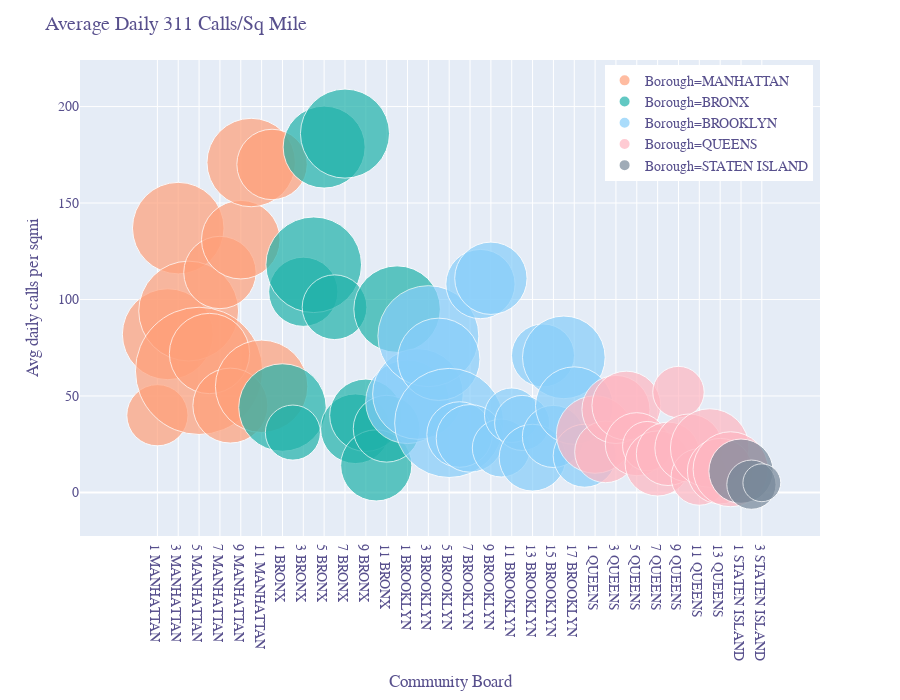

The cell this chart's notebook holds for it:
### Markdown cell above
The bubble plot below visualizes the average daily calls per square mile for each community board. The color of the points varies based on borough, while the size varies based on the crime rate per 1000 residents. Larger points indicate a higher crime rate. This feature will allow for the visualization of any relationship between crime rate and daily average call volume.

### Code cell
bubble_fig = px.scatter(ind_with_avg_calls, x="community_board",  
                 y="Avg daily calls per sqmi", color="Borough", height=700,
                 size='crime_per_1000', size_max=90, color_discrete_sequence=[
                                        "lightsalmon", "lightseagreen", 
                                        "lightskyblue", "lightpink", 
                                        "lightslategray"])

bubble_fig.update_layout(hovermode='x',
                  title="Average Daily 311 Calls/Sq Mile",
                  xaxis_title="Community Board",
                  font=dict(family="silom",
                  size=14, color="#58508d", 
                  ))

bubble_fig.update_layout(legend=dict(
    yanchor="top",
    y=0.99,
    xanchor="right",
    x=0.99
))

bubble_fig.show()

### Figure 1 — Plotly figure (JSON) as saved in the notebook; plotly's stock layout.template omitted (floating-point values rounded to 4 significant figures)
{"data": [{"hovertemplate": "Borough=MANHATTAN<br>community_board=%{x}<br>Avg daily calls per sqmi=%{y}<br>crime_per_1000=%{marker.size}", "showlegend": true, "legendgroup": "Borough=MANHATTAN", "name": "Borough=MANHATTAN", "yaxis": "y", "y": [40, 82, 137, 94, 63, 72, 114, 45, 131, 171, 55, 170], "hoverlabel": {"namelength": 0}, "mode": "markers", "xaxis": "x", "marker": {"color": "lightsalmon", "sizemode": "area", "symbol": "circle", "sizeref": 0.00363, "size": [6.8, 15, 15.2, 18.1, 29.4, 11.7, 9.5, 10.2, 11.2, 14.2, 15.5, 9]}, "x": ["1 MANHATTAN", "2 MANHATTAN", "3 MANHATTAN", "4 MANHATTAN", "5 MANHATTAN", "6 MANHATTAN", "7 MANHATTAN", "8 MANHATTAN", "9 MANHATTAN", "10 MANHATTAN", "11 MANHATTAN", "12 MANHATTAN"], "type": "scatter"}, {"hovertemplate": "Borough=BRONX<br>community_board=%{x}<br>Avg daily calls per sqmi=%{y}<br>crime_per_1000=%{marker.size}", "showlegend": true, "legendgroup": "Borough=BRONX", "name": "Borough=BRONX", "yaxis": "y", "y": [44, 31, 104, 118, 179, 96, 186, 33, 40, 14, 33, 95], "hoverlabel": {"namelength": 0}, "mode": "markers", "xaxis": "x", "marker": {"color": "lightseagreen", "sizemode": "area", "symbol": "circle", "sizeref": 0.00363, "size": [13.9, 5.5, 8.7, 16.6, 12.2, 7.6, 14.4, 8.8, 9.5, 9.2, 8.1, 13.6]}, "x": ["1 BRONX", "2 BRONX", "3 BRONX", "4 BRONX", "5 BRONX", "6 BRONX", "7 BRONX", "8 BRONX", "9 BRONX", "10 BRONX", "11 BRONX", "12 BRONX"], "type": "scatter"}, {"hovertemplate": "Borough=BROOKLYN<br>community_board=%{x}<br>Avg daily calls per sqmi=%{y}<br>crime_per_1000=%{marker.size}", "showlegend": true, "legendgroup": "Borough=BROOKLYN", "name": "Borough=BROOKLYN", "yaxis": "y", "y": [47, 51, 81, 69, 36, 30, 28, 108, 111, 23, 40, 36, 18, 71, 29, 70, 45, 19], "hoverlabel": {"namelength": 0}, "mode": "markers", "xaxis": "x", "marker": {"color": "lightskyblue", "sizemode": "area", "symbol": "circle", "sizeref": 0.00363, "size": [12.7, 14.9, 18.5, 12.3, 21.6, 7.8, 8.3, 8.7, 9.5, 6.1, 5.4, 5.5, 8.1, 7.2, 7, 12.4, 10.9, 7.2]}, "x": ["1 BROOKLYN", "2 BROOKLYN", "3 BROOKLYN", "4 BROOKLYN", "5 BROOKLYN", "6 BROOKLYN", "7 BROOKLYN", "8 BROOKLYN", "9 BROOKLYN", "10 BROOKLYN", "11 BROOKLYN", "12 BROOKLYN", "13 BROOKLYN", "14 BROOKLYN", "15 BROOKLYN", "16 BROOKLYN", "17 BROOKLYN", "18 BROOKLYN"], "type": "scatter"}, {"hovertemplate": "Borough=QUEENS<br>community_board=%{x}<br>Avg daily calls per sqmi=%{y}<br>crime_per_1000=%{marker.size}", "showlegend": true, "legendgroup": "Borough=QUEENS", "name": "Borough=QUEENS", "yaxis": "y", "y": [30, 21, 43, 45, 25, 24, 15, 20, 52, 23, 8, 23, 11, 12], "hoverlabel": {"namelength": 0}, "mode": "markers", "xaxis": "x", "marker": {"color": "lightpink", "sizemode": "area", "symbol": "circle", "sizeref": 0.00363, "size": [10.9, 6.9, 8.4, 8.6, 7.2, 4.4, 7.7, 7.3, 4.8, 8.4, 5.8, 11.2, 7.8, 10.2]}, "x": ["1 QUEENS", "2 QUEENS", "3 QUEENS", "4 QUEENS", "5 QUEENS", "6 QUEENS", "7 QUEENS", "8 QUEENS", "9 QUEENS", "10 QUEENS", "11 QUEENS", "12 QUEENS", "13 QUEENS", "14 QUEENS"], "type": "scatter"}, {"hovertemplate": "Borough=STATEN ISLAND<br>community_board=%{x}<br>Avg daily calls per sqmi=%{y}<br>crime_per_1000=%{marker.size}", "showlegend": true, "legendgroup": "Borough=STATEN ISLAND", "name": "Borough=STATEN ISLAND", "yaxis": "y", "y": [11, 4, 5], "hoverlabel": {"namelength": 0}, "mode": "markers", "xaxis": "x", "marker": {"color": "lightslategray", "sizemode": "area", "symbol": "circle", "sizeref": 0.00363, "size": [7.5, 4.4, 2.6]}, "x": ["1 STATEN ISLAND", "2 STATEN ISLAND", "3 STATEN ISLAND"], "type": "scatter"}], "layout": {"xaxis": {"domain": [0, 1], "anchor": "y", "title": {"text": "Community Board"}}, "title": {"text": "Average Daily 311 Calls/Sq Mile"}, "yaxis": {"domain": [0, 1], "anchor": "x", "title": {"text": "Avg daily calls per sqmi"}}, "height": 700, "hovermode": "x", "font": {"color": "#58508d", "family": "silom", "size": 14}, "margin": {"t": 60}, "legend": {"yanchor": "top", "xanchor": "right", "tracegroupgap": 0, "itemsizing": "constant", "y": 0.99, "x": 0.99}}}
